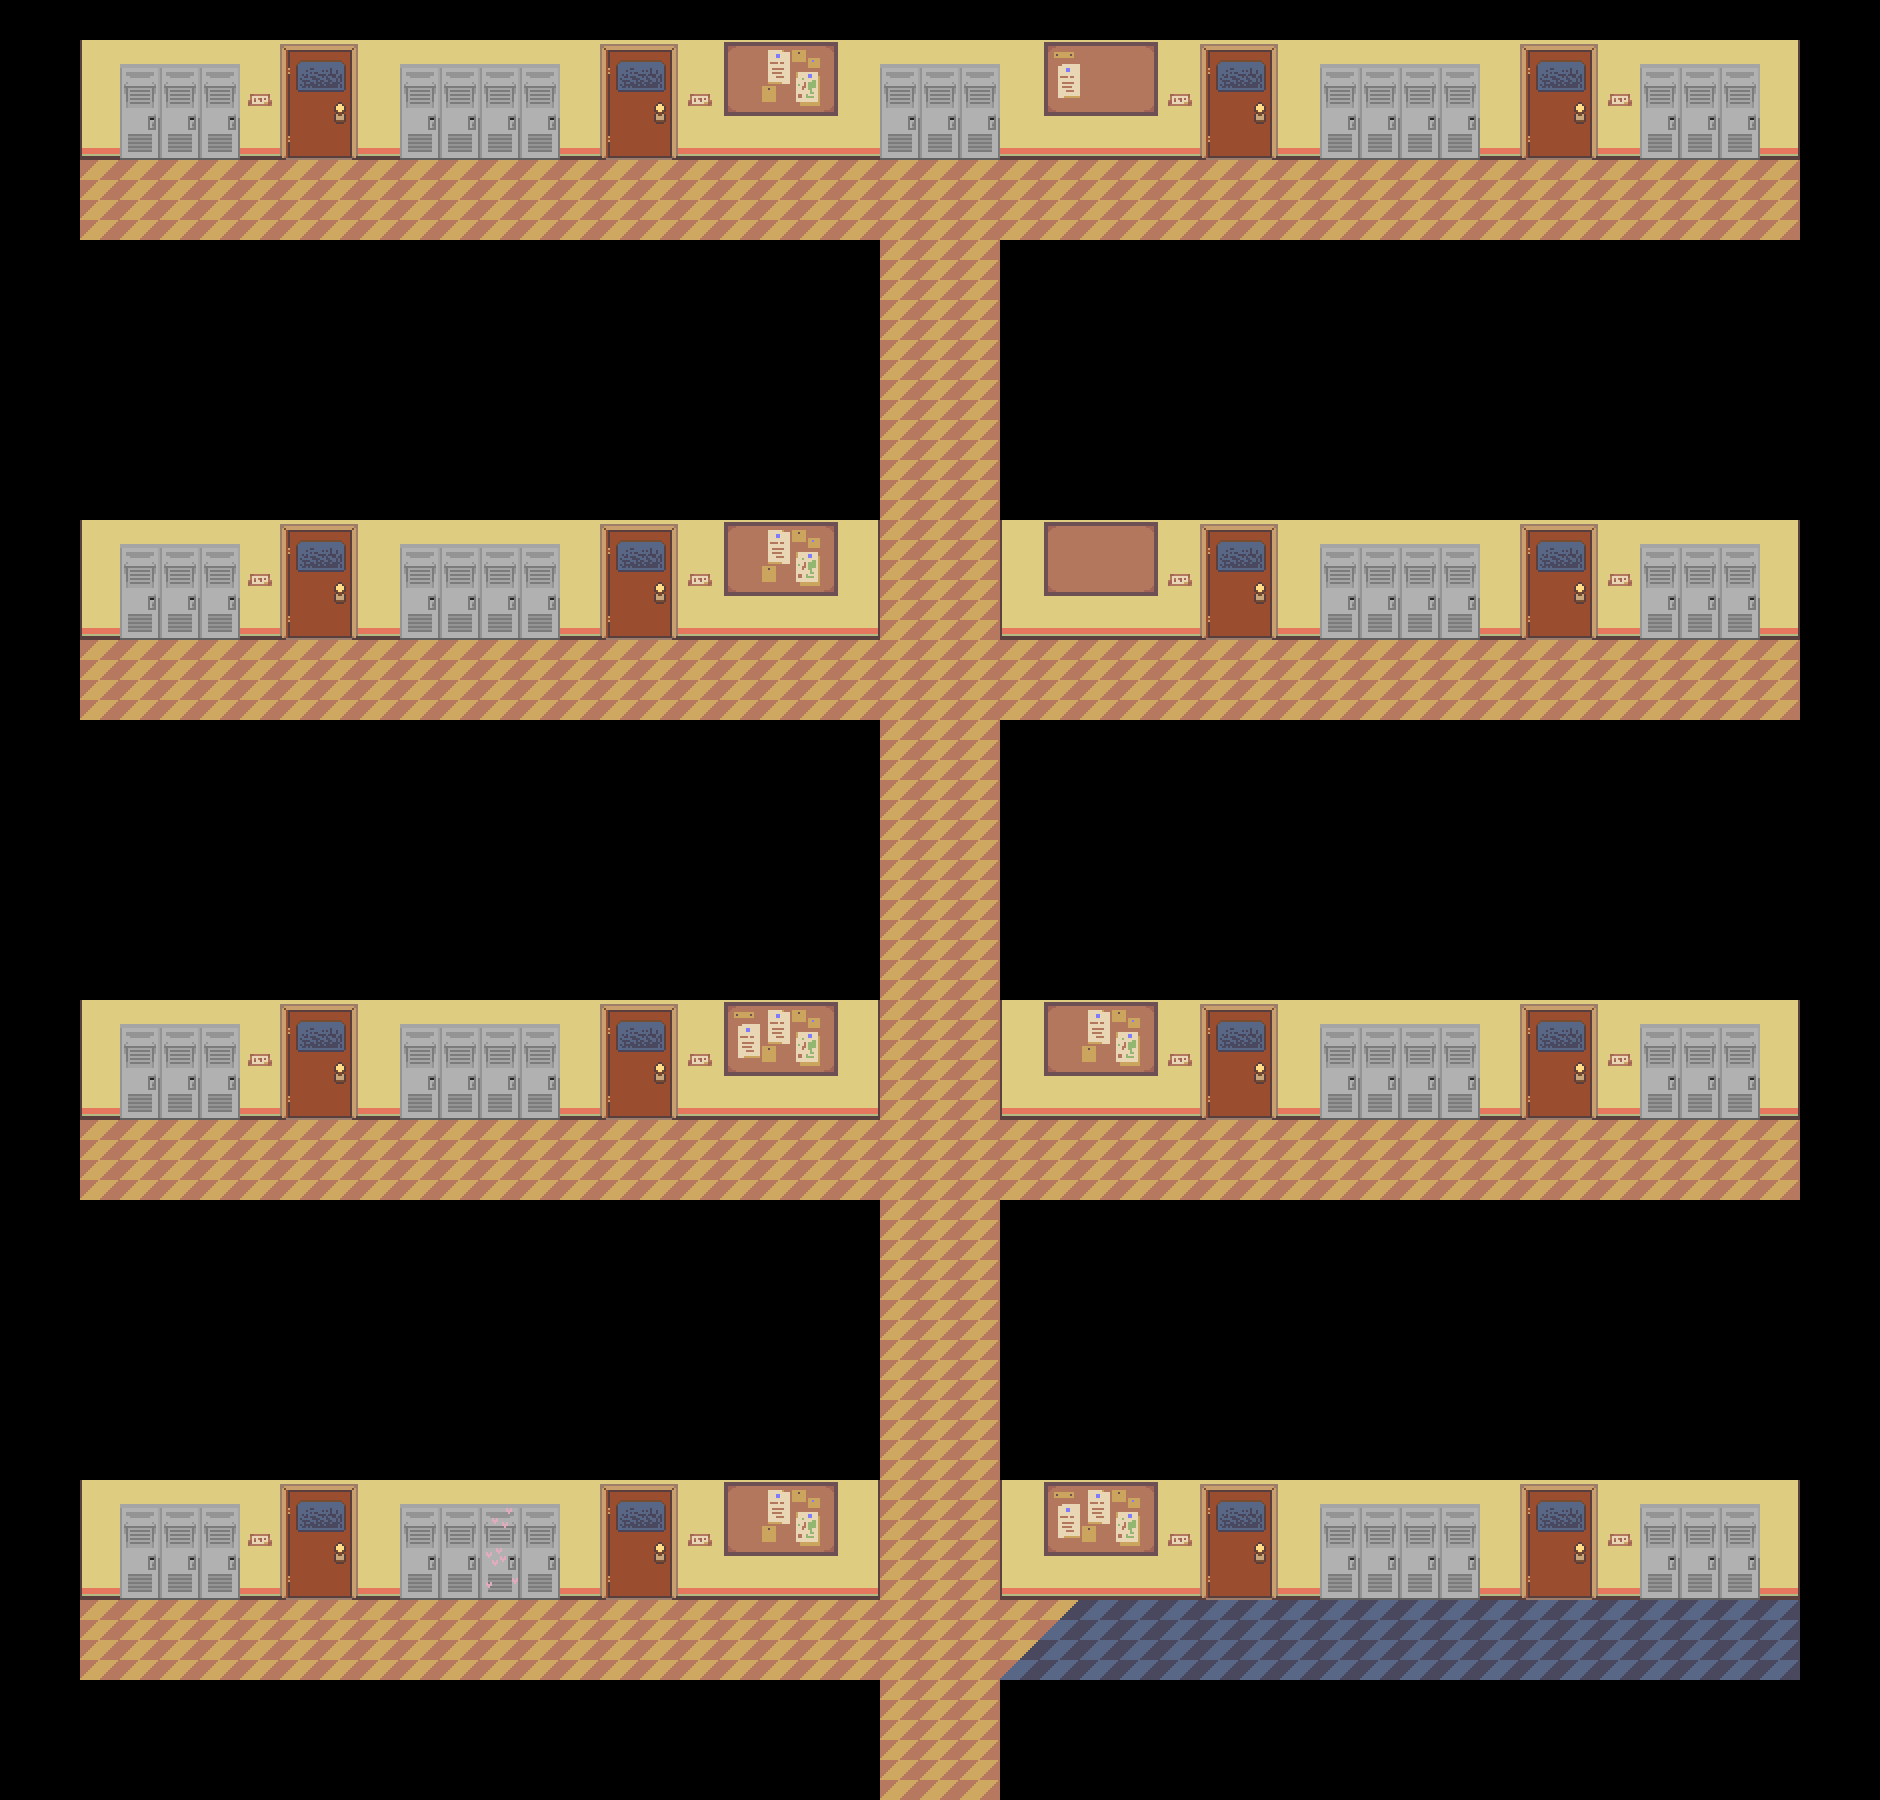

This game map was drawn from its Tiled (.tmx) file and the tilesets committed beside it. A one-line description and the trimmed map source follow:
An orthogonal 47x45 tile map with 40x40 px tiles, 2 tile layers (Tile Layer 1, Tile Layer 2) and 47 objects (27x interactable, transition, spawn, sch_outside).

<map version="1.10" tiledversion="1.10.1" orientation="orthogonal" renderorder="right-down" width="47" height="45" tilewidth="40" tileheight="40" infinite="0" nextlayerid="7" nextobjectid="114">
 <editorsettings>
  <export target="data.lua" format="lua" />
 </editorsettings>
 <properties>
  <property name="light" type="bool" value="true" />
  <property name="music" value="f_hallway" />
 </properties>
 <tileset firstgid="1" source="../../../tilesets/frivatown/school.tsx" />
 <layer id="1" name="Tile Layer 1" width="47" height="45">
  <data>[2115 cells, 932 non-empty, 9 distinct tile ids]</data>
 </layer>
 <layer id="2" name="Tile Layer 2" width="47" height="45">
  <data>[2115 cells, 339 non-empty, 26 distinct tile ids]</data>
 </layer>
 <objectgroup id="3" name="collision">
  <object id="3" x="1000" y="1800">
   <polygon points="0,0 0,-120 800,-120 800,-200 600,-200 600,-320 520,-320 520,-200 280,-200 280,-320 200,-320 200,-200 0,-200 0,-600 800,-600 800,-680 600,-680 600,-800 520,-800 520,-680 280,-680 280,-800 200,-800 200,-680 0,-680 0,-1080 800,-1080 800,-1160 600,-1160 600,-1280 520,-1280 520,-1160 280,-1160 280,-1280 200,-1280 200,-1160 0,-1160 0,-1560 800,-1560 800,-1640 600,-1640 600,-1760 520,-1760 520,-1640 280,-1640 280,-1760 200,-1760 200,-1640 -320,-1640 -320,-1760 -400,-1760 -400,-1640 -640,-1640 -640,-1760 -720,-1760 -720,-1640 -920,-1640 -920,-1560 -120,-1560 -120,-1160 -320,-1160 -320,-1280 -400,-1280 -400,-1160 -640,-1160 -640,-1280 -720,-1280 -720,-1160 -920,-1160 -920,-1080 -120,-1080 -120,-680 -320,-680 -320,-800 -400,-800 -400,-680 -640,-680 -640,-800 -720,-800 -720,-680 -920,-680 -920,-600 -120,-600 -120,-200 -320,-200 -320,-320 -400,-320 -400,-200 -640,-200 -640,-320 -720,-320 -720,-200 -920,-200 -920,-120 -120,-120 -120,0 -1000,0 -1000,-1800 880,-1800 880,0" />
  </object>
  <object id="47" x="600" y="600" width="80" height="40" />
  <object id="48" x="1200" y="120" width="80" height="40" />
  <object id="49" x="600" y="120" width="80" height="40" />
  <object id="50" x="280" y="120" width="80" height="40" />
  <object id="61" x="1200" y="600" width="80" height="40" />
  <object id="62" x="1520" y="600" width="80" height="40" />
  <object id="63" x="1200" y="1080" width="80" height="40" />
  <object id="105" x="280" y="600" width="80" height="40" />
  <object id="106" x="280" y="1080" width="80" height="40" />
  <object id="107" x="600" y="1080" width="80" height="40" />
  <object id="108" x="1520" y="1080" width="80" height="40" />
  <object id="109" x="1520" y="1560" width="80" height="40" />
  <object id="110" x="1200" y="1560" width="80" height="40" />
  <object id="111" x="600" y="1560" width="80" height="40" />
  <object id="112" x="280" y="1560" width="80" height="40" />
  <object id="113" x="1520" y="120" width="80" height="40" />
 </objectgroup>
 <objectgroup id="4" name="objects">
  <object id="23" name="transition" x="880" y="1780" width="120" height="20">
   <properties>
    <property name="map" value="deoxynn/school_outside" />
    <property name="marker" value="sch_main" />
   </properties>
  </object>
  <object id="25" name="interactable" x="480" y="1560" width="40" height="40">
   <properties>
    <property name="text1">* It's a locker.[wait:5]
* Locked.</property>
   </properties>
  </object>
  <object id="28" name="interactable" x="520" y="1560" width="40" height="40">
   <properties>
    <property name="text1">* It's a locker.[wait:5]
* Locked.</property>
   </properties>
  </object>
  <object id="37" name="interactable" x="400" y="1560" width="80" height="40">
   <properties>
    <property name="text1">* It's a locker.[wait:5]
* Locked.</property>
   </properties>
  </object>
  <object id="38" name="interactable" x="1320" y="1560" width="160" height="40">
   <properties>
    <property name="text1">* It's a locker.[wait:5]
* Locked.</property>
   </properties>
  </object>
  <object id="39" name="interactable" x="400" y="1080" width="160" height="40">
   <properties>
    <property name="text1">* It's a locker.[wait:5]
* Locked.</property>
   </properties>
  </object>
  <object id="40" name="interactable" x="1320" y="1080" width="160" height="40">
   <properties>
    <property name="text1">* It's a locker.[wait:5]
* Locked.</property>
   </properties>
  </object>
  <object id="41" name="interactable" x="400" y="600" width="160" height="40">
   <properties>
    <property name="text1">* It's a locker.[wait:5]
* Locked.</property>
   </properties>
  </object>
  <object id="42" name="interactable" x="1320" y="600" width="160" height="40">
   <properties>
    <property name="text1">* It's a locker.[wait:5]
* Locked.</property>
   </properties>
  </object>
  <object id="43" name="interactable" x="400" y="120" width="160" height="40">
   <properties>
    <property name="text1">* It's a locker.[wait:5]
* Locked.</property>
   </properties>
  </object>
  <object id="44" name="interactable" x="1320" y="120" width="160" height="40">
   <properties>
    <property name="text1">* It's a locker.[wait:5]
* Locked.</property>
   </properties>
  </object>
  <object id="45" name="interactable" x="880" y="120" width="120" height="40">
   <properties>
    <property name="cutscene" value="school.locker" />
    <property name="once" type="bool" value="false" />
   </properties>
  </object>
  <object id="78" name="interactable" x="720" y="1560" width="120" height="40">
   <properties>
    <property name="cutscene" value="frivatown.board_1" />
    <property name="once" type="bool" value="false" />
   </properties>
  </object>
  <object id="79" name="interactable" x="1040" y="1560" width="120" height="40">
   <properties>
    <property name="cutscene" value="frivatown.board_2" />
    <property name="once" type="bool" value="false" />
   </properties>
  </object>
  <object id="80" name="interactable" x="720" y="1080" width="120" height="40">
   <properties>
    <property name="cutscene" value="frivatown.board_3" />
    <property name="once" type="bool" value="false" />
   </properties>
  </object>
  <object id="81" name="interactable" x="1040" y="1080" width="120" height="40">
   <properties>
    <property name="cutscene" value="frivatown.board_4" />
    <property name="once" type="bool" value="false" />
   </properties>
  </object>
  <object id="82" name="interactable" x="720" y="600" width="120" height="40">
   <properties>
    <property name="cutscene" value="frivatown.board_5" />
    <property name="once" type="bool" value="false" />
   </properties>
  </object>
  <object id="83" name="interactable" x="1040" y="600" width="120" height="40">
   <properties>
    <property name="cutscene" value="frivatown.board_6" />
    <property name="once" type="bool" value="false" />
   </properties>
  </object>
  <object id="84" name="interactable" x="720" y="120" width="120" height="40">
   <properties>
    <property name="cutscene" value="frivatown.board_7" />
    <property name="once" type="bool" value="false" />
   </properties>
  </object>
  <object id="85" name="interactable" x="1040" y="120" width="120" height="40">
   <properties>
    <property name="cutscene" value="frivatown.board_8" />
    <property name="once" type="bool" value="false" />
   </properties>
  </object>
  <object id="93" name="interactable" x="120" y="1560" width="120" height="40">
   <properties>
    <property name="text1">* It's a locker.[wait:5]
* Locked.</property>
   </properties>
  </object>
  <object id="94" name="interactable" x="1640" y="1560" width="120" height="40">
   <properties>
    <property name="text1">* It's a locker.[wait:5]
* Locked.</property>
   </properties>
  </object>
  </objectgroup>
 <objectgroup id="5" name="markers">
  <!-- 2 objects omitted --></objectgroup>
</map>
<!-- 8 of 47 objects omitted -->
